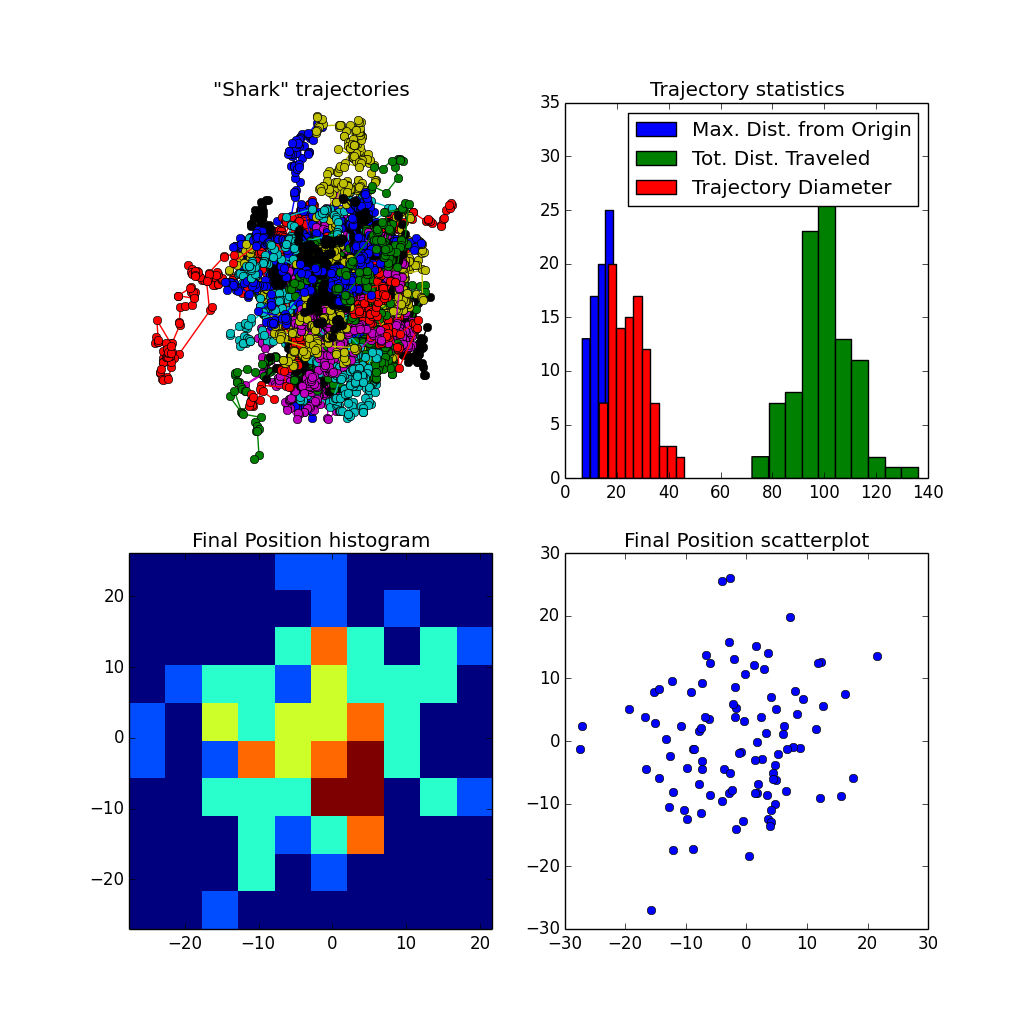

Python code for this plot:
# -*- coding: utf-8 -*-
"""
Created on Tue Aug 26 10:03:05 2014

@author: sbroad
"""
import numpy as np
import numpy.random as rdm
import matplotlib.pyplot as plt

# 2D poisson random walk 
# (exponentially distributed distance, uniformly distributed)

# expected migration distance
mu = 1

# create two arrays of x,y coordinate data (filled with zeros)
# these arrays store the trajectories of an individual random walk (e.g., shark)
x = np.zeros(100)
y = np.zeros_like(x)

# create two arrays for statistical data 
# we are going to track the movements of many random walks and record the 
# maximum distance from the origin, total distance traveled and trajectory
# diameter (greatest distance between two points)
max_dist = np.zeros(100)
tot_dist = np.zeros_like(max_dist)
diameter = np.zeros_like(max_dist)
final_x = np.zeros_like(max_dist)
final_y= np.zeros_like(max_dist)

# prepare a trajectory plot
plt.close()
plt.subplot(221)
plt.title('"Shark" trajectories')
plt.axis('off')

# There are several "sharks" to track... each iteration through the outer
# loop is one "shark"
for j in range(len(max_dist)):
    
    # draw random numbers, far->distance traveled, direction->angle [0,2pi)
    distances = rdm.exponential(scale=mu, size=len(x)-1)
    angles = rdm.uniform(high=2*np.pi,size=len(x)-1)
    
    # Each "shark" makes several "migrations", some long, some short
    for (d,theta,i) in zip(distances, angles,range(len(angles))):
        
        # adjust the "shark's" location
        x[i+1] = x[i] + d*np.cos(theta)
        y[i+1] = y[i] + d*np.sin(theta)
        
        # store the current maximum distance from origin
        max_dist[j] = max(max_dist[j],np.sqrt(x[i+1]**2 + y[i+1]**2))
        
        # store the current total distance
        tot_dist[j] += d
        
        # calculate and store the revised diameter
        dist = max([np.sqrt(a**2 + b**2) for a, b in zip(x-x[i+1],y-y[i+1])])
        diameter[j] = max(dist, diameter[j])
        
    # store the final position
    final_x[j] = x[-1]
    final_y[j] = y[-1]
    
    # plot the trajectory
    plt.plot(x, y, '-o')

# show statistics about the trajectories
plt.subplot(222)
plt.title('Trajectory statistics')
plt.hist(max_dist,label='Max. Dist. from Origin')

# show statistics about the trajectories
plt.subplot(222)
plt.hist(tot_dist,label='Tot. Dist. Traveled')

# show statistics about the trajectories
plt.subplot(222)
plt.hist(diameter,label='Trajectory Diameter')
plt.legend()

# show statistics about the trajectories
plt.subplot(223)
plt.title('Final Position histogram')
plt.hist2d(final_x, final_y)

plt.subplot(224)
plt.title('Final Position scatterplot')
plt.plot(final_x, final_y, 'o')
